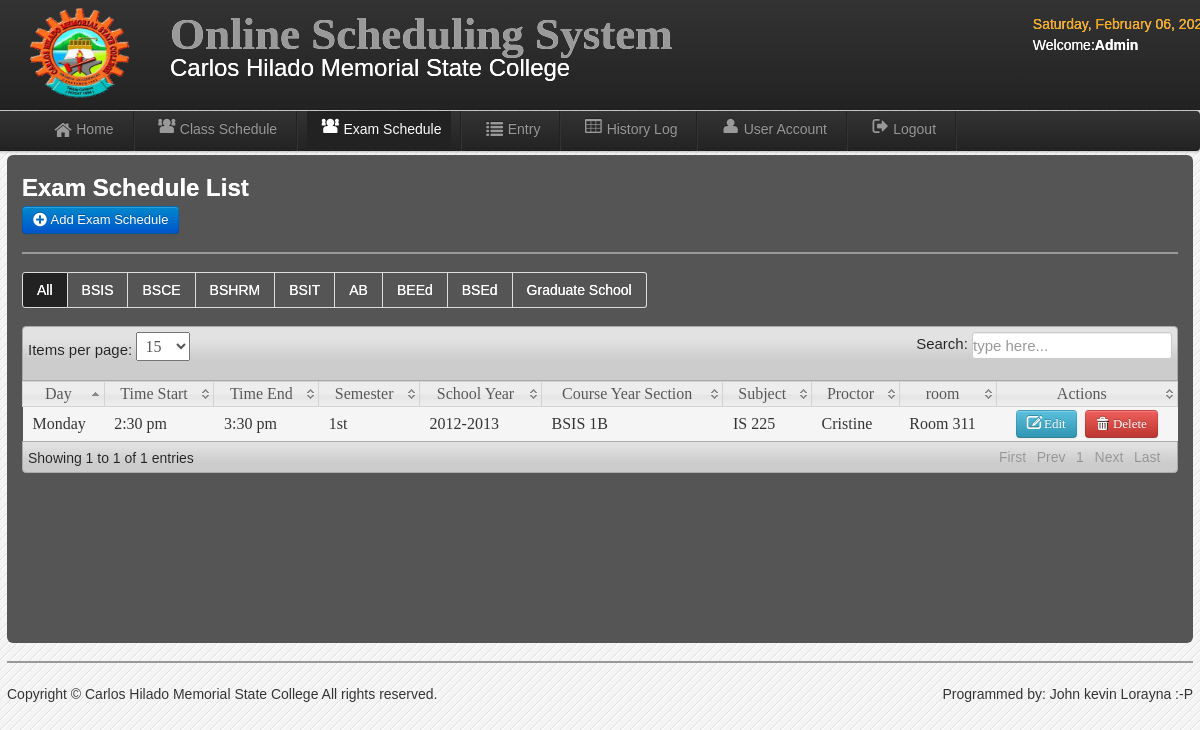
The page /admin/exam_schedule.php (signed in) on the database its author committed.
### tables this page shows
CREATE TABLE `users` (
  `User_id` int(11) NOT NULL,
  `UserName` varchar(20) NOT NULL,
  `Password` varchar(20) NOT NULL,
  `User_Type` varchar(20) NOT NULL,
  `FirstName` varchar(30) NOT NULL,
  `LastName` varchar(30) NOT NULL,
  `College` varchar(20) NOT NULL
);

CREATE TABLE `schedule` (
  `schedule_id` int(11) NOT NULL,
  `semester` varchar(10) NOT NULL,
  `sy` varchar(20) NOT NULL,
  `CYS` varchar(100) NOT NULL,
  `subject` varchar(50) NOT NULL,
  `teacher` varchar(50) NOT NULL,
  `room` varchar(20) NOT NULL,
  `day` varchar(100) NOT NULL,
  `time` varchar(20) NOT NULL,
  `time_end` varchar(50) NOT NULL,
  `type` varchar(20) NOT NULL,
  `day1` varchar(20) NOT NULL
);

### admin/session.php (called while the page is built, shortened)
<?php
        $id_session=$_SESSION['id'];
?>

### admin/exam_schedule.php (the view, shortened to what this page needs)
<?php include('session.php'); include('header.php'); include('dbcon.php') ?>
<body>
<?php include('nav-top1.php'); ?>
    <div class="navbar navbar-fixed-top1">
    <div class="navbar-inner">
    <div class="container">
	<div class="marg">
    <ul class="nav">
  <li>
    <a href="home.php"><i class="icon-home icon-large"></i>Home</a>
  </li>
   <li class="divider-vertical"></li>
  <li><a href="schedule.php"><i class="icon-group icon-large"></i>Class Schedule</a></li>
   <li class="divider-vertical"></li>
    <li class="active"><a href="exam_schedule.php"><i class="icon-group icon-large"></i>Exam Schedule</a></li>
   <li class="divider-vertical"></li>
  <li><a href="record.php"><i class="icon-list icon-large"></i>Entry</a></li>
   <li class="divider-vertical"></li>
  <li><a href="history_log.php"><i class="icon-table icon-large"></i>History Log</a></li>
     <li class="divider-vertical"></li>
  <li><a href="user_account.php"><i class="icon-user icon-large"></i>User Account</a></li>
  <li class="divider-vertical"></li>
  <li><a id="logout" data-toggle="modal" href="#myModal"><i class="icon-signout icon-large"></i>Logout</a></li>
   <li class="divider-vertical"></li>
</ul>
    </div>
    </div>
    </div>
    </div>
<div class="wrapper">
<div id="element" class="hero-body-schedule">
<h2><font color="white">Exam Schedule List</font></h2>
	<a class="btn btn-primary"  href="add_exam.php">  <i class="icon-plus-sign icon-large"></i>&nbsp;Add Exam Schedule</a>
	<hr>
	<div class="pagination">
  <ul>
    <li class="active"><a href="exam_schedule.php"><font color="white">All</font></a></li>
    <li>
      <a href="exam_BSIS.php"><font color="white">BSIS</font></a>
    </li>
    <li><a href="exam_BSCE.php"><font color="white">BSCE</font></a></li>
    <li><a href="exam_BSHRM.php"><font color="white">BSHRM</font></a></li>
    <li><a href="exam_BSIT.php"><font color="white">BSIT</a></font></li>
    <li><a href="exam_AB.php"><font color="white">AB</font></a></li>
    <li><a href="exam_BEED.php"><font color="white">BEEd</font></a></li>
    <li><a href="exam_BSED.php"><font color="white">BSEd</font></a></li>
    <li><a href="exam_GS.php"><font color="white">Graduate School</font></a></li>
  </ul>
</div>
<table class="users-table">
<div class="demo_jui">
		<table cellpadding="0" cellspacing="0" border="0" class="display" id="log" class="jtable">
			<thead>
				<tr>
				<th>Day</th>
				<th>Time Start</th>
				<th>Time End</th>
				<th>Semester</th>
				<th>School Year</th>
				<th>Course Year Section</th>
				<th>Subject</th>
				<th>Proctor</th>
				<th>room</th>
				<th>Actions</th>
				</tr>
			</thead>
			<tbody>
<?php $result=mysqli_query($conn,"select * from schedule where type='exam'")or die(mysqli_error());
while($row=mysqli_fetch_array($result)){ $id=$row['schedule_id'];
?>
<tr class="del<?php echo $id ?>">
	<td><?php echo $row['day'];?></td>
	<td><?php echo $row['time'];?></td>
	<td><?php echo $row['time_end'];?></td>
	<td><?php echo $row['semester'];?></td>
	<td><?php echo $row['sy'];?></td>
	<td><?php echo $row['CYS'];?></td>
	<td><?php echo $row['subject'];?></td>
	<td><?php echo $row['teacher'];?></td>
	<td><?php echo $row['room'];?></td>
	<td align="center" width="160">
	<a class="btn btn-info" href="edit_exam.php<?php echo '?id='.$id; ?>"><i class="icon-edit icon-large"></i>&nbsp;Edit</a>&nbsp;
	<a class="btn btn-danger1"  id="<?php echo $id; ?>">  <i class="icon-trash icon-large"></i>&nbsp;Delete</a>
</td>
<?php } ?>
	</tr>
			</tbody>
		</table>
	</div>
<?php include('footer.php');?>
</div>
</body>

### admin/nav-top1.php
	<div class="navbar navbar-fixed-top">
	<div class="navbar-inner">
	<div class="container">
		<a class="branded">
		<img src="img/chmsc.png" width="100" height="90">
 	</a>
	<a class="brand">
	 <h1>Online Scheduling System</h1>
	 <div class="chmsc_nav"><font size="5" style="Bookman Old Style" color="white">Carlos Hilado Memorial State College</font></div>
 	</a>
<div class="time_top">
<font color="orange">
  <?php
 $Today=date('y:m:d');
$new=date('l, F d, Y',strtotime($Today));
echo $new; ?>
</font>
<?php
$logout_query=mysqli_query($conn,"select * from users where User_id=$id_session");
$row=mysqli_fetch_array($logout_query);
$type=$row['User_Type'];
?>
<p><font color="white">Welcome:<b><?php echo $type;?></b>
<?php echo $row['College'] ?></p></font>
</div>
	</div>
	</div>
	</div>

### admin/css/style.css (style rules this page uses)
* { margin:0; padding:0; }
body { font-family:"Trebuchet MS", "Myriad Pro", Arial, sans-serif; font-size:14px; background:#f4f4f4 url(../img/bg.gif) repeat top left; color:#333; text-shadow:0px 0px 0px #fff;; }
h1 { font-size:45px; }
a { color:#777; }
p { padding:5px 0px; }
.wrapper { width:1186px; margin:10px auto; min-height:550px; }

### admin/css/datatable/demo_table_jui.css (style rules this page uses)
table.display thead th { cursor: pointer; padding: 3px 0 3px 10px; }
table.display { border-collapse: collapse; clear: both; margin: 0 auto; width: 100%; }
table.display td { padding: 3px 10px; }
tr.odd { background-color: #F5F5F5; }
tr.odd td.sorting_1 { background-color: F5F5F5; }

### rows shown on the page
users: User_Type "Admin"
schedule: day "Monday", time "2:30 pm", time_end "3:30 pm", semester "1st", sy "2012-2013", CYS "BSIS 1B", subject "IS 225", teacher "Cristine", room "Room 311"
